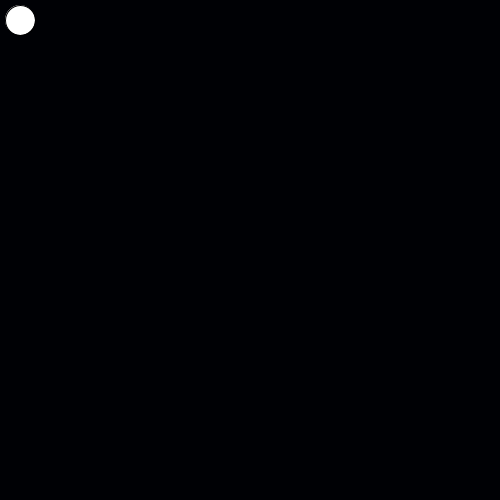
Frame 1 (no input)
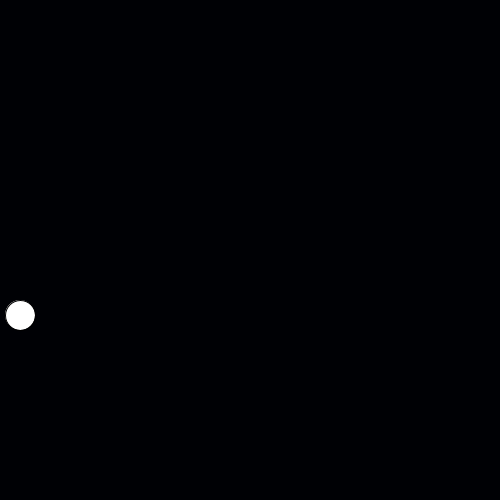
Frame 60 (the mouse pressed at the canvas centre just before this capture)
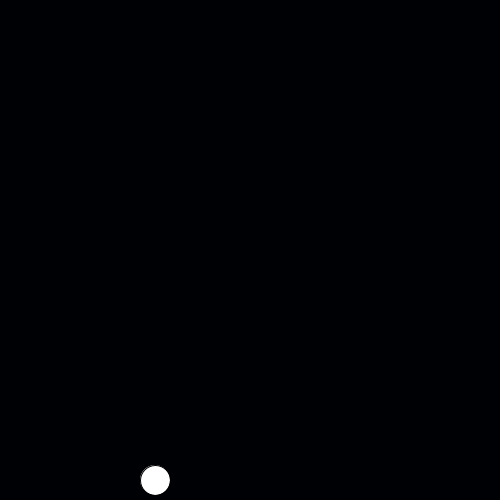
Frame 120 (the mouse held since frame 60 and released just before this capture)

The Processing sketch that drew these frames (run headless with seeded random() and noise(); from frame 60 on, the mouse is pressed at the canvas centre):

// Processing sketch: four_directional_ball
// ── four_directional_ball.pde
int x=20;
int y = 20;

int dx =5;
int dy =5;
void setup() {
size(500, 500);
}

void draw() {
background(0, 1, 5);
circle (x, y, 30);
//if the ball is at x=20 and y=20 go down
if (x==20 && y == 20) {
  dx = 0;
  dy = 5;
}
// if the ball is at x = 20 and y = 480, go right
if (x==20 && y==480) {
  dx = 5;
  dy = 0;
}
  // if ball at (480, 480), go up
 if(x==480 && y==480) {
   dx = 0;
   dy = -5;
}
  x = x + dx;
  y = y + dy;
  //if the ball is at (480, 20), go left
  if(x==480 && y==20) {
   dx = -5;
   dy = 0;
  
}
}
